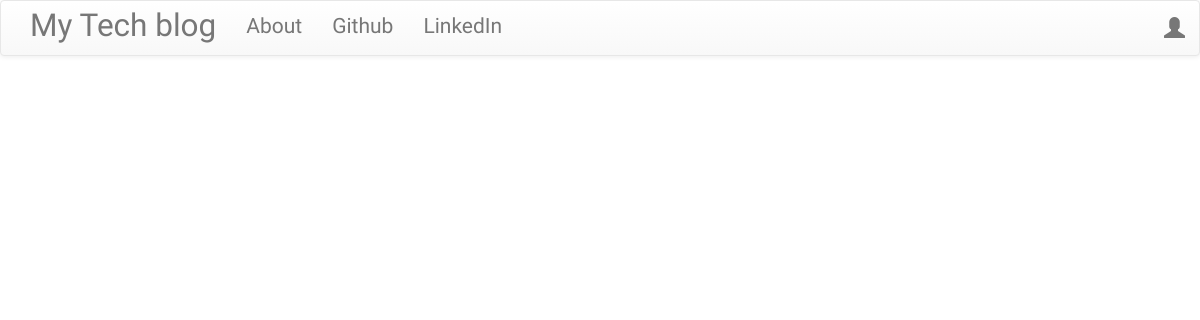
Before: / with the older database file.
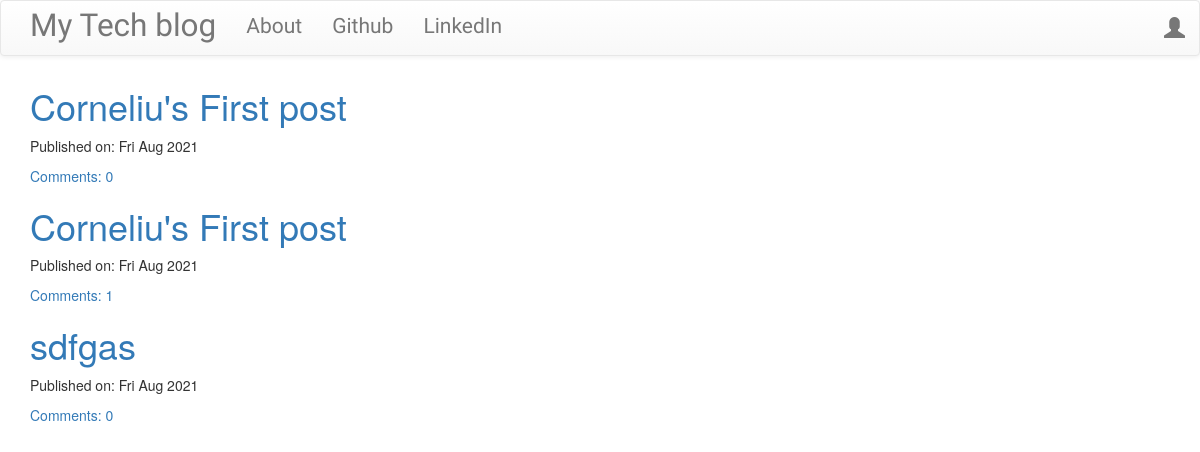
After: the same page with the newer database file.
### blog/models.py (models this page shows, shortened)
class Post(models.Model):
    author = models.ForeignKey('auth.User',on_delete=models.CASCADE)
    title = models.CharField(max_length=200)
    text = models.TextField()
    created_date = models.DateTimeField(default=timezone.now)
    published_date = models.DateTimeField(blank=True, null=True)
    def approve_comments(self):
        return self.comments.filter(approved_comment=True)

### blog/views.py (the view)
# urls.py: path("",views.PostListView.as_view(),name='post_list'),
class PostListView(ListView):
    model = Post
    def get_queryset(self):
        return Post.objects.filter(published_date__lte=timezone.now()).order_by('-published_date')

### blog/templates/blog/post_list.html
{% extends 'blog/base.html' %}
{% block content %}
<div class="centerstage">
    {% for post in post_list %}
        <div class="post">
            <h1><a href="{% url 'post_detail' pk=post.pk %}">{{ post.title }}</a></h1>
            <div class="date">
                <p>Published on: {{ post.published_date|date:"D M Y"}}</p>
            </div>
            <a href="{% url 'post_detail' pk=post.pk %}">Comments: {{ post.approve_comments.count }}</a>
        </div>
    {% endfor %}
</div>
{% endblock %}

### blog/templates/blog/base.html (shortened to what this page needs)
<!DOCTYPE html>
{% load static %}
<html>
    <head>
        <link rel="stylesheet" href="https://maxcdn.bootstrapcdn.com/bootstrap/3.3.7/css/bootstrap.min.css">
        <link rel="stylesheet" href="https://maxcdn.bootstrapcdn.com/bootstrap/3.3.7/css/bootstrap-theme.min.css">
        <link rel="stylesheet" href="//cdn.jsdelivr.net/medium-editor/latest/css/medium-editor.min.css" type="text/css" media="screen" charset="utf-8">
        <link rel="stylesheet" href="{% static 'css/blog.css' %}">
<body class='loader'>
  <nav class="navbar navbar-default techfont custom-navbar">
    <div class="container">
      <ul class="nav navbar-nav">
        <li><a class='navbar-brand bigbrand' href="{% url 'post_list' %}">My Tech blog</a></li>
        <li><a href="{% url 'about'%}">About</a></li>
        <li><a href="https://www.github.com">Github</a></li>
        <li><a href="https://www.linkedin.com">LinkedIn</a></li>
      </ul>
      <ul class="nav navbar-nav navbar-right">
        {% if user.is_authenticated %}
        <li>
          <a href="{% url 'post_new' %}" >New Post</a>
        </li>
        <li>
          <a href="{% url 'post_draft_list' %}">Drafts</a>
        </li>
        <li>
          <a href="{% url 'logout' %}" >Log out</a>
        </li>
        <li>
          <a >Welcome: {{ user.username }}</a>
        </li>
          {% else %}
          <li><a class='nav navbar-right' href="{% url 'login' %}" ><span class="glyphicon glyphicon-user"></span></a></li>
        {% endif %}
      </ul>
  </div>
</nav>
        <div class="content container">
            <div class="row">
                <div class="col-md-8">
                  <div class="blog_posts">
                    {% block content %}
                    {% endblock %}
                  </div>
                </div>
            </div>
        </div>
</body>
</html>

### blog/static/css/blog.css (style rules this page uses)
.techfont { font-family: 'Russo One', sans-serif; font-size: 1.5em; margin-bottom: 10px; }
.centerstage { margin-left: auto; margin-right: auto; }
.bigbrand { font-size: 1.5em; }
.loader { filter:hue-rotate(0deg); color: linear-gradient(45deg,#0f8,#08f); animation:hue 5000ms infinite linear; }

Changed rows visible on the page:
added Post: title "Corneliu's First post", published_date "Fri Aug 2021", approve_comments.count "0"
added Post: title "Corneliu's First post", published_date "Fri Aug 2021", approve_comments.count "1"
added Post: title "sdfgas", published_date "Fri Aug 2021", approve_comments.count "0"
